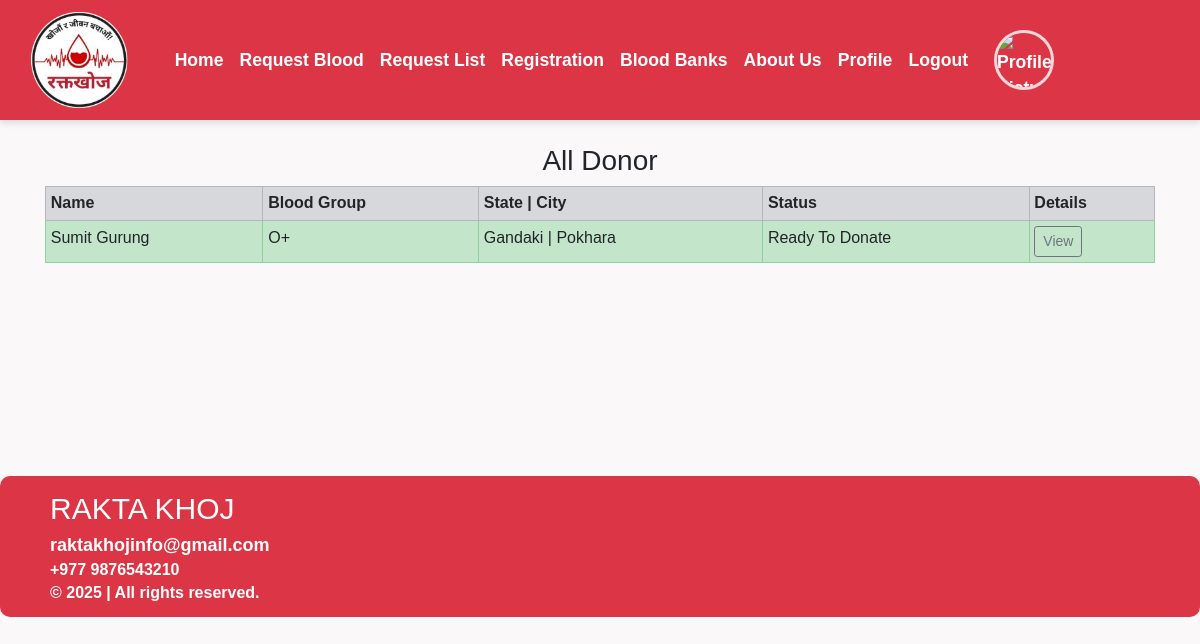
Page /donors_list/7/ (signed in) on the committed database.
### home/models.py (models this page shows, shortened)
class Donor(models.Model):
    donor = models.OneToOneField(User, on_delete=models.CASCADE, blank=True, null=True)
    date_of_birth = models.DateField(max_length=100)
    phone = models.CharField(max_length=10)
    city = models.CharField(max_length=100)
    state = models.CharField(max_length=100)
    address = models.TextField(max_length=500, default="")
    blood_group = models.ForeignKey(BloodGroup, on_delete=models.CASCADE)
    gender = models.CharField(max_length=10)
    image = models.ImageField(upload_to="")
    report = models.FileField(upload_to="")
    ready_to_donate = models.BooleanField(default=True)
    is_approved = models.BooleanField(default=False)

class BloodGroup(models.Model):
    name = models.CharField(max_length=5)
    def __str__(self):
        return self.name

### home/views.py (the view)
# urls.py: path("donors_list/<int:myid>/", views.donors_list, name="donors_list"),
def donors_list(request, myid):
    blood_groups = BloodGroup.objects.filter(id=myid).first()
    donor = Donor.objects.filter(blood_group=blood_groups, is_approved=True).order_by("date_of_birth")
    return render(request, "donors_list.html", {'donor': donor})

### home/templates/donors_list.html (shortened to what this page needs)
{% extends 'base.html' %}
{% load static %}
{% block body %}
<div class="container">
{% if donor %}
<h3 class="text-center">All Donor</h3>
<table class="table table-sm table-bordered">
  <tr class="table-secondary">
    <th>Name</th>
    <th>Blood Group</th>
    <th>State | City</th>
    <th>Status</th>
    <th>Details</th>
  </tr>
  {% for i in donor %}
    {% if i.ready_to_donate %}
      <tr class="table-success">
        <td>{{i.donor.get_full_name}}</td>
        <td>{{i.blood_group}}</td>
        <td>{{i.state}} | {{i.city}}</td>
        <td>Ready To Donate</td>
        <td><a href="/donors_details/{{i.id}}/" class="btn btn-sm btn-outline-secondary">View</a></td>
      </tr>
    {% endif %}
  {% endfor %}
</table>
{% else %}
<h2>No Donor Available</h2>
{% endif %}
</div>
{% endblock %}

### home/static/css/base.css (style rules this page uses)
body { font-family: 'Arial', sans-serif; background-color: #faf8f8; margin: 0; padding: 0; }

### rows in the picture
Donor: donor.get_full_name "Sumit Gurung", blood_group "O+", state "Gandaki", city "Pokhara"
